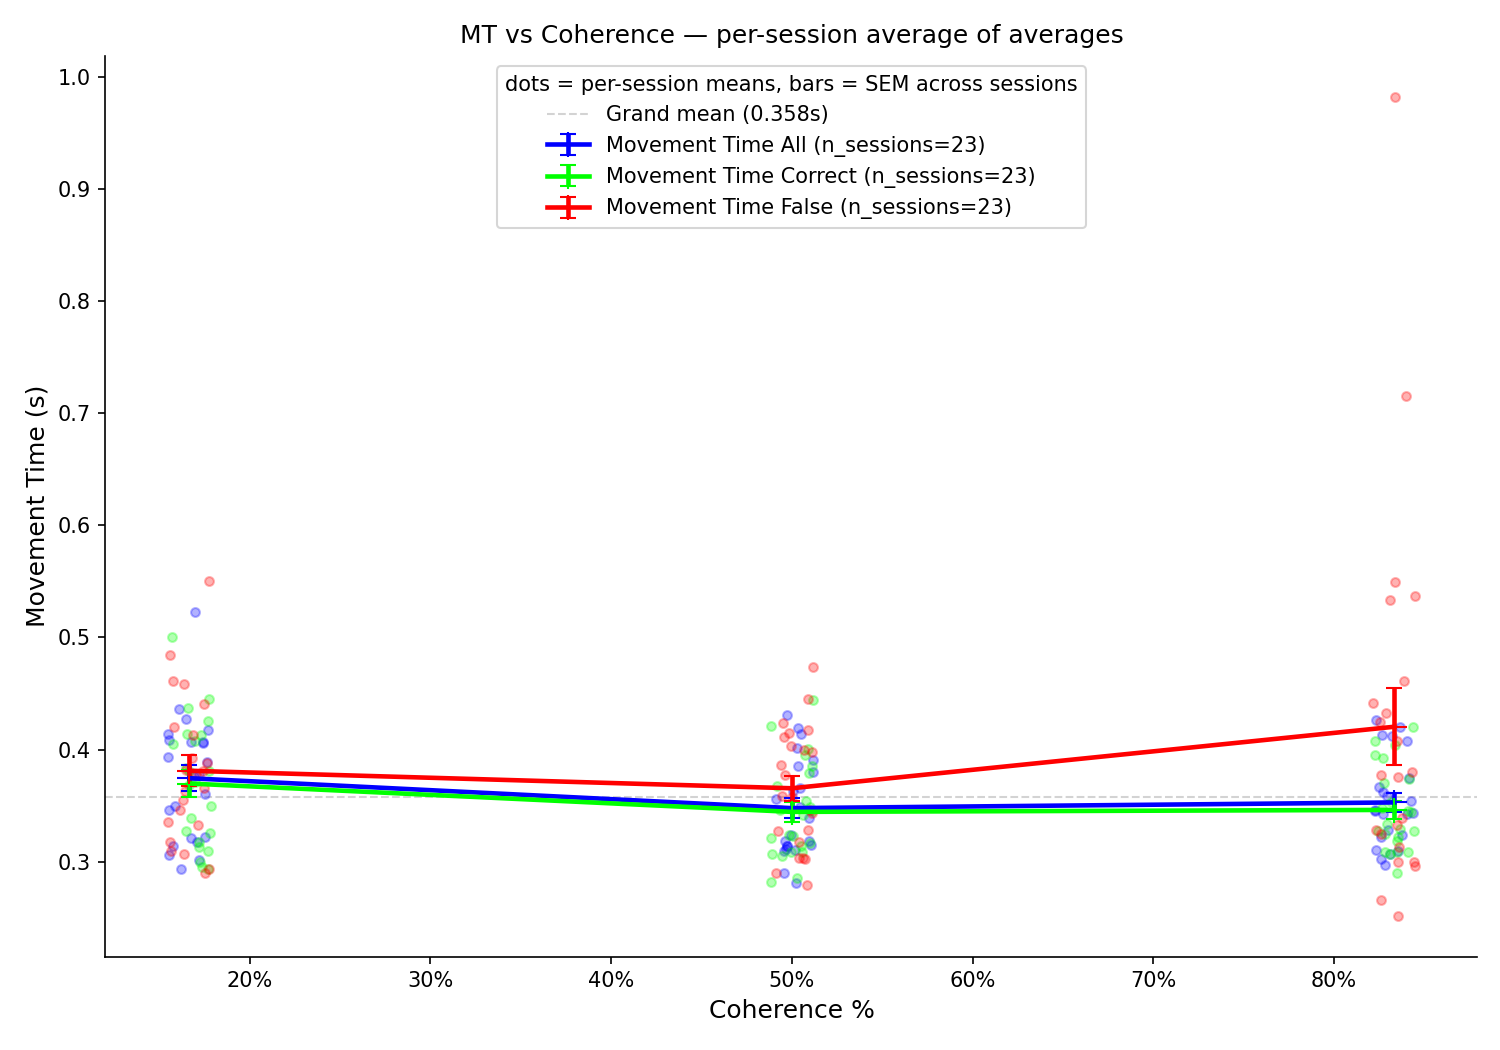

Recreate this plot in Python.
"""
Movement Time vs Coherence — layered.

Section A (original, commit fd8f19b): per-trial aggregation, SEM across trials.
                                      Recreates the published GP4 2P figure.
Section B (additions): supervisor revisions + trim-methods comparison.
  - Flag stalled trials (Sampling > 4.5 s)
  - Histogram of raw MT with chosen trim cutoffs
  - Comparison of 4 trimming methods (percentile, z-score, MAD, Tukey IQR)
  - Per-session aggregation (SEM across sessions, not trials)
  - Per-session sanity-check grid

Figures produced:
  movement_time_vs_coherence_orig.png   — Section A (per-trial, ORIGINAL)
  movement_time_histograms.png          — Section B Figure 1A
  trimming_methods_comparison.png       — Section B Figure 1B
  movement_time_vs_coherence.png        — Section B Figure 2B (per-session)
  movement_time_per_session.png         — Section B Figure 3

Data source:
    paper_fast_slow-main/data/2p/df_all_by_epoch_df_f_filtered.pkl
    Movement Time = duration of the "Movement to Lateral Port" epoch.
    Sampling Time = duration of the "Sampling" epoch.
    Coherence = |DV| * 100.
    Cohort = GP4 (6 mice, L2/3 calcium imaging). The "Rbp4_M2_1" slide is a
             DIFFERENT cohort whose per-trial MT is in a different data file.
"""

import pickle
from pathlib import Path

import matplotlib.pyplot as plt
import numpy as np
import pandas as pd


# ===========================================================================
# SECTION A — ORIGINAL (commit fd8f19b)
# ===========================================================================
# 1. Load data
# ---------------------------------------------------------------------------
HERE = Path(__file__).resolve().parent
DATA_FP = HERE / "paper_fast_slow-main" / "data" / "2p" / "df_all_by_epoch_df_f_filtered.pkl"

with open(DATA_FP, "rb") as f:
    df = pickle.load(f)

# Keep only the "Movement to Lateral Port" epoch rows: epoch_time IS the movement time.
mv_orig = df[df.epoch == "Movement to Lateral Port"].copy()
mv_orig = mv_orig[mv_orig.ChoiceCorrect.notnull()]
mv_orig["MT"] = mv_orig.epoch_time
mv_orig["DVabs"] = mv_orig.DV.abs()


# Drop the long tail of distracted/aborted trials.
def _trim_tails(g, lo=1, hi=99):
    qlo, qhi = np.percentile(g.MT, [lo, hi])
    return g[(g.MT >= qlo) & (g.MT <= qhi)]


# 2. Bin by coherence (3 equal-width bins on |DV|)
BIN_EDGES = np.array([0.0, 1.0 / 3.0, 2.0 / 3.0, 1.01])
BIN_MIDS_PCT = (BIN_EDGES[:-1] + np.minimum(BIN_EDGES[1:], 1.0)) / 2 * 100
BIN_LABELS = [f"{lo*100:.0f}–{min(hi,1.0)*100:.0f}%"
              for lo, hi in zip(BIN_EDGES[:-1], BIN_EDGES[1:])]
mv_orig["Bin"] = pd.cut(mv_orig.DVabs, BIN_EDGES, include_lowest=True, labels=False)

# Trim per-bin
mv_orig = mv_orig.groupby("Bin", group_keys=False).apply(_trim_tails, include_groups=False)
mv_orig["Bin"] = pd.cut(mv_orig.DVabs, BIN_EDGES, include_lowest=True, labels=False)


# 3. Compute per-bin mean and SEM for each series
def stats(group_df):
    return pd.Series({"mean": group_df.MT.mean(),
                      "sem":  group_df.MT.sem()})


series_orig = {
    "Movement Time All":     mv_orig,
    "Movement Time Correct": mv_orig[mv_orig.ChoiceCorrect == 1],
    "Movement Time False":   mv_orig[mv_orig.ChoiceCorrect == 0],
}
colors_orig = {
    "Movement Time All":     "blue",
    "Movement Time Correct": "lime",
    "Movement Time False":   "red",
}


# 4. Plot — ORIGINAL figure
fig_orig, ax_orig = plt.subplots(figsize=(10, 7))
for name, sub in series_orig.items():
    s = sub.groupby("Bin").apply(stats, include_groups=False).sort_index()
    n_total = len(sub)
    ax_orig.errorbar(BIN_MIDS_PCT, s["mean"].values, yerr=s["sem"].values,
                     fmt="-+", capsize=0, linewidth=2, markersize=10,
                     color=colors_orig[name],
                     label=f"{name} ({n_total:,} pts)")
ax_orig.set_xlabel("Coherence %", fontsize=12)
ax_orig.set_ylabel("Movement Time (S)", fontsize=12)
ax_orig.set_xticks(np.arange(20, 90, 10))
ax_orig.set_xticklabels([f"{t}%" for t in np.arange(20, 90, 10)])
ax_orig.spines["top"].set_visible(False)
ax_orig.spines["right"].set_visible(False)
ax_orig.legend(loc="upper center", frameon=True, fontsize=10)
ax_orig.set_title("ORIGINAL: Movement Time vs Coherence (per-trial aggregation)")
plt.tight_layout()
ORIG_OUT = HERE / "movement_time_vs_coherence_orig.png"
plt.savefig(ORIG_OUT, dpi=150)
print(f"Saved: {ORIG_OUT}")

print("\nORIGINAL per-bin summary (n=trials):")
for name, sub in series_orig.items():
    s = sub.groupby("Bin").apply(stats, include_groups=False).sort_index()
    counts = sub.groupby("Bin").size()
    print(f"  {name}  (total={len(sub):,})")
    for b in s.index:
        print(f"    bin {b} (~{BIN_MIDS_PCT[int(b)]:.1f}%): "
              f"mean={s.loc[b,'mean']:.3f}s, sem={s.loc[b,'sem']:.3f}s, n={counts.loc[b]}")


# ===========================================================================
# SECTION B — ADDITIONS (revision 1 + revision 2)
# ===========================================================================
# Reload + flag stalled. We keep the original mv_orig untouched above; here we
# build a fresh mv that also carries the SamplingTime so we can flag stalled trials.
# ---------------------------------------------------------------------------
TRIAL_KEY = ["Name", "Date", "SessionNum", "TrialNumber"]
samp = (df[df.epoch == "Sampling"][TRIAL_KEY + ["epoch_time"]]
        .rename(columns={"epoch_time": "SamplingTime"}))

mv = df[df.epoch == "Movement to Lateral Port"].copy()
mv = mv[mv.ChoiceCorrect.notnull()]
mv["MT"] = mv.epoch_time
mv["DVabs"] = mv.DV.abs()
mv = mv.merge(samp, on=TRIAL_KEY, how="left")
STALL_THRESH = 4.5
mv["stalled"] = mv.SamplingTime > STALL_THRESH
mv["Bin"] = pd.cut(mv.DVabs, BIN_EDGES, include_lowest=True, labels=False).astype(int)


# ---------------------------------------------------------------------------
# Cutoffs per bin under 4 trim methods, computed on non-stalled trials
# ---------------------------------------------------------------------------
_clean = mv[~mv.stalled]


def percentile_cutoffs(s, lo=1, hi=99):
    return np.percentile(s, lo), np.percentile(s, hi)


def zscore_cutoffs(s, k=3):
    m, sd = s.mean(), s.std(ddof=1)
    return m - k * sd, m + k * sd


def mad_cutoffs(s, k=3):
    med = np.median(s)
    mad = np.median(np.abs(s - med)) * 1.4826
    return med - k * mad, med + k * mad


def iqr_cutoffs(s, k=1.5):
    q1, q3 = np.percentile(s, [25, 75])
    iqr = q3 - q1
    return q1 - k * iqr, q3 + k * iqr


trim_methods = {
    "percentile (1st–99th)":           percentile_cutoffs,
    "z-score (mean ± 3·σ)":            zscore_cutoffs,
    "MAD (median ± 3·MAD)":            mad_cutoffs,
    "Tukey (Q1−1.5·IQR, Q3+1.5·IQR)":  iqr_cutoffs,
}
trim_colors = {
    "percentile (1st–99th)":           "black",
    "z-score (mean ± 3·σ)":            "tab:red",
    "MAD (median ± 3·MAD)":            "tab:green",
    "Tukey (Q1−1.5·IQR, Q3+1.5·IQR)":  "tab:purple",
}
cutoffs_all = {name: _clean.groupby("Bin")["MT"].apply(
                  lambda s, fn=fn: pd.Series(fn(s), index=["lo", "hi"]))
                  .unstack()
               for name, fn in trim_methods.items()}
cutoffs = cutoffs_all["percentile (1st–99th)"]
TRIM_LO, TRIM_HI = 1, 99


# ===========================================================================
# FIGURE 1A — Raw MT histograms with the chosen (percentile) cutoffs
# ===========================================================================
fig1, axes = plt.subplots(1, 3, figsize=(15, 4.8), sharey=True)
HIST_BINS = np.linspace(0, 5, 80)
for b, ax in enumerate(axes):
    sub = mv[mv.Bin == b]
    ok  = sub[~sub.stalled].MT.values
    bad = sub[ sub.stalled].MT.values
    ax.hist(ok, bins=HIST_BINS, color="steelblue", alpha=0.85,
            label=f"normal (n={len(ok):,})")
    if len(bad):
        ax.hist(bad, bins=HIST_BINS, color="crimson", alpha=0.95,
                label=f"sampling>{STALL_THRESH}s (n={len(bad):,})")
    ax.set_yscale("log")
    ax.set_ylim(0.7, None)
    lo, hi = cutoffs.loc[b, "lo"], cutoffs.loc[b, "hi"]
    for x, lbl in [(lo, f"{TRIM_LO}th pct"), (hi, f"{TRIM_HI}th pct")]:
        ax.axvline(x, color="black", linestyle="--", linewidth=1.3)
        ax.text(x, ax.get_ylim()[1] * 0.6, f" {lbl}: {x:.2f}s",
                rotation=90, va="top", ha="left", fontsize=8,
                bbox=dict(boxstyle="round,pad=0.15", fc="white", ec="none", alpha=0.7))
    n_lo = (ok < lo).sum()
    n_hi = (ok > hi).sum()
    ax.set_title(f"Coherence {BIN_LABELS[b]}  (mid {BIN_MIDS_PCT[b]:.0f}%)\n"
                 f"trimmed: {n_lo} below, {n_hi} above", fontsize=10)
    ax.set_xlabel("Movement Time (s)")
    if b == 0:
        ax.set_ylabel("# trials (raw, pre-trim, log scale)")
    ax.spines["top"].set_visible(False)
    ax.spines["right"].set_visible(False)
    ax.legend(fontsize=8, loc="upper right")
fig1.suptitle("Raw MT distribution per coherence bin — chosen trim (1st/99th pct)",
              fontsize=12, y=1.02)
fig1.tight_layout()
HIST_OUT = HERE / "movement_time_histograms.png"
fig1.savefig(HIST_OUT, dpi=150, bbox_inches="tight")
print(f"Saved: {HIST_OUT}")


# ===========================================================================
# FIGURE 1B — Trimming methods comparison
# ===========================================================================
fig1b, axes1b = plt.subplots(1, 3, figsize=(16, 5), sharey=True)
for b, ax in enumerate(axes1b):
    sub = mv[mv.Bin == b]
    ok = sub[~sub.stalled].MT.values
    ax.hist(ok, bins=HIST_BINS, color="lightgray", alpha=0.95,
            label=f"raw MT (n={len(ok):,})")
    ax.set_yscale("log")
    ax.set_ylim(0.7, None)
    for mname in trim_methods.keys():
        lo, hi = cutoffs_all[mname].loc[b, ["lo", "hi"]]
        col = trim_colors[mname]
        ax.axvline(lo, color=col, linestyle="--", linewidth=1.4, alpha=0.9)
        ax.axvline(hi, color=col, linestyle="--", linewidth=1.4, alpha=0.9,
                   label=f"{mname}  [{lo:.2f}, {hi:.2f}]")
    ax.set_title(f"Coherence {BIN_LABELS[b]}  (mid {BIN_MIDS_PCT[b]:.0f}%)", fontsize=10)
    ax.set_xlabel("Movement Time (s)")
    if b == 0:
        ax.set_ylabel("# trials (raw, pre-trim, log scale)")
    ax.spines["top"].set_visible(False)
    ax.spines["right"].set_visible(False)
    ax.legend(fontsize=7, loc="upper right")
fig1b.suptitle("Trimming methods comparison — where each method would cut",
               fontsize=12, y=1.02)
fig1b.tight_layout()
TRIM_CMP_OUT = HERE / "trimming_methods_comparison.png"
fig1b.savefig(TRIM_CMP_OUT, dpi=150, bbox_inches="tight")
print(f"Saved: {TRIM_CMP_OUT}")


# ---------------------------------------------------------------------------
# Apply chosen trim + drop stalled
# ---------------------------------------------------------------------------
mv_clean = mv[~mv.stalled].copy()


def _within_cutoffs(g):
    lo, hi = cutoffs.loc[g.name, "lo"], cutoffs.loc[g.name, "hi"]
    return g[(g.MT >= lo) & (g.MT <= hi)]


mv_trim = mv_clean.groupby("Bin", group_keys=False).apply(_within_cutoffs)
print(f"\nADDITIONS — Trials dropped:")
print(f"  stalled (Sampling>{STALL_THRESH}s): {mv.stalled.sum()}")
print(f"  per-bin tail trim:                 {len(mv_clean) - len(mv_trim)}")
print(f"  remaining for aggregate figures:   {len(mv_trim):,}")


# ===========================================================================
# FIGURE 2B — Per-session aggregation, SEM across sessions
# ===========================================================================
SERIES = {
    "All":     mv_trim,
    "Correct": mv_trim[mv_trim.ChoiceCorrect == 1],
    "False":   mv_trim[mv_trim.ChoiceCorrect == 0],
}
COLORS = {"All": "blue", "Correct": "limegreen", "False": "red"}
SESSION_KEY = ["Name", "Date", "SessionNum"]


def session_means(sub):
    return (sub.groupby(SESSION_KEY + ["Bin"])["MT"].mean()
               .reset_index().rename(columns={"MT": "MT_session_mean"}))


fig2, ax = plt.subplots(figsize=(10, 7))
summary_rows = []
rng = np.random.default_rng(0)
for name, sub in SERIES.items():
    sm = session_means(sub)
    g  = sm.groupby("Bin")["MT_session_mean"].agg(
            mean="mean",
            sem=lambda s: s.std(ddof=1) / np.sqrt(len(s)),
            n_sessions="count")
    for b in g.index:
        ys = sm[sm.Bin == b]["MT_session_mean"].values
        xs = BIN_MIDS_PCT[b] + rng.uniform(-1.2, 1.2, size=len(ys))
        ax.scatter(xs, ys, s=18, color=COLORS[name], alpha=0.30, zorder=1)
    ax.errorbar(BIN_MIDS_PCT, g["mean"].values, yerr=g["sem"].values,
                fmt="-+", capsize=4, linewidth=2.2, markersize=12,
                color=COLORS[name],
                label=f"Movement Time {name} (n_sessions={int(g['n_sessions'].iloc[0])})",
                zorder=3)
    for b in g.index:
        summary_rows.append((name, int(b), BIN_MIDS_PCT[b],
                             g.loc[b, "mean"], g.loc[b, "sem"],
                             int(g.loc[b, "n_sessions"])))
ax.set_xlabel("Coherence %", fontsize=12)
ax.set_ylabel("Movement Time (s)", fontsize=12)
ax.set_xticks(np.arange(20, 90, 10))
ax.set_xticklabels([f"{t}%" for t in np.arange(20, 90, 10)])
ax.spines["top"].set_visible(False)
ax.spines["right"].set_visible(False)
ax.legend(loc="upper center", frameon=True, fontsize=10,
          title="dots = per-session means, bars = SEM across sessions")
ax.set_title("Movement Time vs Coherence — SUPERVISOR method (per-session)",
             fontsize=12)
fig2.tight_layout()
MAIN_OUT = HERE / "movement_time_vs_coherence.png"
fig2.savefig(MAIN_OUT, dpi=150)
print(f"Saved: {MAIN_OUT}")


# ===========================================================================
# FIGURE 3 — Per-session sanity-check grid
# ===========================================================================
sessions = (mv_trim[SESSION_KEY].drop_duplicates()
            .sort_values(SESSION_KEY).reset_index(drop=True))
n_sess = len(sessions)
ncols = 5
nrows = int(np.ceil(n_sess / ncols))
fig3, axes3 = plt.subplots(nrows, ncols, figsize=(ncols * 3.0, nrows * 2.4),
                           sharex=True, sharey=True)
axes3 = np.atleast_2d(axes3)
for i, (_, srow) in enumerate(sessions.iterrows()):
    ax = axes3[i // ncols, i % ncols]
    sess_mask = ((mv_trim.Name == srow.Name)
                 & (mv_trim.Date == srow.Date)
                 & (mv_trim.SessionNum == srow.SessionNum))
    s_mv = mv_trim[sess_mask]
    for sname, scolor in COLORS.items():
        if sname == "All":     sub = s_mv
        elif sname == "Correct": sub = s_mv[s_mv.ChoiceCorrect == 1]
        else:                   sub = s_mv[s_mv.ChoiceCorrect == 0]
        m = sub.groupby("Bin")["MT"].mean()
        ax.plot(BIN_MIDS_PCT[m.index], m.values, "-o",
                color=scolor, markersize=4, linewidth=1.2)
    date_str = pd.to_datetime(srow.Date).strftime("%Y-%m-%d") \
               if not isinstance(srow.Date, str) else str(srow.Date)
    ax.set_title(f"{srow.Name} | {date_str} | s{srow.SessionNum} (n={len(s_mv)})",
                 fontsize=8)
    ax.spines["top"].set_visible(False)
    ax.spines["right"].set_visible(False)
    ax.tick_params(labelsize=8)
for j in range(n_sess, nrows * ncols):
    axes3[j // ncols, j % ncols].axis("off")
for ax in axes3[-1, :]:
    ax.set_xlabel("Coherence %", fontsize=9)
for ax in axes3[:, 0]:
    ax.set_ylabel("MT (s)", fontsize=9)
handles = [plt.Line2D([0], [0], color=c, marker="o", markersize=5, label=n)
           for n, c in COLORS.items()]
fig3.legend(handles=handles, loc="lower right", ncol=3, frameon=False,
            bbox_to_anchor=(0.98, 0.005))
fig3.suptitle(f"MT vs Coherence — per-session sanity check ({n_sess} sessions)",
              fontsize=12, y=1.00)
fig3.tight_layout()
PER_SESS_OUT = HERE / "movement_time_per_session.png"
fig3.savefig(PER_SESS_OUT, dpi=150, bbox_inches="tight")
print(f"Saved: {PER_SESS_OUT}")


print("\nSUPERVISOR per-session summary (mean of session means ± SEM across sessions):")
hdr = f"  {'series':<8} {'bin':>3} {'coh%':>5}  {'mean(s)':>8}  {'SEM(s)':>7}  {'n_sess':>6}"
print(hdr); print("  " + "-" * (len(hdr) - 2))
for name, b, mid, m, se, ns in summary_rows:
    print(f"  {name:<8} {b:>3} {mid:>4.1f}%  {m:>8.3f}  {se:>7.3f}  {ns:>6}")


# ===========================================================================
# SECTION C — MODIFICATIONS
# ===========================================================================

# ---------------------------------------------------------------------------
# Check for trial duplication in the samp merge
# ---------------------------------------------------------------------------
# The merge(samp, on=TRIAL_KEY, how="left") can produce duplicate rows if a
# trial has more than one "Sampling" epoch entry in df. Deduplicate samp so
# each TRIAL_KEY appears exactly once before merging.
# (Original samp construction left above untouched; we build a clean version.)

samp_dedup = (df[df.epoch == "Sampling"][TRIAL_KEY + ["epoch_time"]]
              .rename(columns={"epoch_time": "SamplingTime"})
              .groupby(TRIAL_KEY, as_index=False)["SamplingTime"].mean())

mv_check = df[df.epoch == "Movement to Lateral Port"].copy()
mv_check = mv_check[mv_check.ChoiceCorrect.notnull()]
mv_check["MT"] = mv_check.epoch_time
mv_check["DVabs"] = mv_check.DV.abs()
mv_check = mv_check.merge(samp_dedup, on=TRIAL_KEY, how="left")
mv_check["stalled"] = mv_check.SamplingTime > STALL_THRESH
mv_check["Bin"] = pd.cut(mv_check.DVabs, BIN_EDGES, include_lowest=True, labels=False).astype(int)

print(f"\nDuplication check — trials before dedup merge: {len(mv):,}, after: {len(mv_check):,}")
if len(mv_check) != len(mv):
    print("  WARNING: duplication found in original samp merge — using deduped version below.")
else:
    print("  OK: no duplication detected.")

# Use mv_check as the clean base for all modified figures
_clean_c = mv_check[~mv_check.stalled]
cutoffs_c = {name: _clean_c.groupby("Bin")["MT"].apply(
                 lambda s, fn=fn: pd.Series(fn(s), index=["lo", "hi"]))
                 .unstack()
              for name, fn in trim_methods.items()}
cutoffs_pct = cutoffs_c["percentile (1st–99th)"]


# ===========================================================================
# FIGURE 1A MODIFIED — Extended x-axis (0–10.1 s), consistent bin step 0.1 s
# Vertical bars show exact 1st & 99th percentile cut positions.
# ===========================================================================

# MODIFIED: extended range to reveal the full tail beyond the 5-s stimulus cap

HIST_BINS_EXT = np.arange(0, 10.1, 0.1)

fig1m, axes1m = plt.subplots(1, 3, figsize=(18, 4.8), sharey=True)
for b, ax in enumerate(axes1m):
    sub = mv_check[mv_check.Bin == b]
    ok  = sub[~sub.stalled].MT.values
    bad = sub[ sub.stalled].MT.values
    ax.hist(ok, bins=HIST_BINS_EXT, color="steelblue", alpha=0.85,
            label=f"normal (n={len(ok):,})")
    if len(bad):
        ax.hist(bad, bins=HIST_BINS_EXT, color="crimson", alpha=0.95,
                label=f"sampling>{STALL_THRESH}s (n={len(bad):,})")
    ax.set_yscale("log")
    ax.set_ylim(0.7, None)

    lo1, hi99 = cutoffs_pct.loc[b, "lo"], cutoffs_pct.loc[b, "hi"]
    n_lo = (ok < lo1).sum()
    n_hi = (ok > hi99).sum()

    ax.axvline(lo1, color="black", linestyle="--", linewidth=1.5,
               label=f"1st pct: {lo1:.2f}s (n={n_lo})")
    ax.axvline(hi99, color="darkorange", linestyle="--", linewidth=1.5,
               label=f"99th pct: {hi99:.2f}s (n={n_hi})")

    # shade the trimmed regions
    ax.axvspan(0, lo1, color="black", alpha=0.07)
    ax.axvspan(hi99, 10.1, color="darkorange", alpha=0.07)

    n_beyond5 = (ok > 5.0).sum()
    ax.set_title(f"Coherence {BIN_LABELS[b]}  (mid {BIN_MIDS_PCT[b]:.0f}%)\n"
                 f"trimmed: {n_lo} below 1st, {n_hi} above 99th | "
                 f"{n_beyond5} trials > 5 s", fontsize=9)
    ax.set_xlabel("Movement Time (s)")
    ax.set_xlim(0, 10.1)
    if b == 0:
        ax.set_ylabel("# trials (raw, pre-trim, log scale)")
    ax.spines["top"].set_visible(False)
    ax.spines["right"].set_visible(False)
    ax.legend(fontsize=7.5, loc="upper right")

fig1m.suptitle("Raw MT distribution — extended range 0–10.1 s, binwidth 0.1 s\n"
               "(vertical bars = exact 1st / 99th percentile cut positions)",
               fontsize=12, y=1.03)
fig1m.tight_layout()
HIST_EXT_OUT = HERE / "movement_time_histograms_extended.png"
fig1m.savefig(HIST_EXT_OUT, dpi=150, bbox_inches="tight")
print(f"Saved: {HIST_EXT_OUT}")


# ===========================================================================
# FIGURE 1A MODIFIED v2 — Normalized (density), full range 0–10.1 s,
# only 99th percentile shown (1st percentile NOT applied).
# ===========================================================================

# MODIFIED: normalized density view, no 1st-percentile cut, 99th pct only

fig1n, axes1n = plt.subplots(1, 3, figsize=(18, 4.8), sharey=True)
for b, ax in enumerate(axes1n):
    sub = mv_check[mv_check.Bin == b]
    ok  = sub[~sub.stalled].MT.values
    bad = sub[ sub.stalled].MT.values

    # normalized so the full distribution is visible regardless of bin size
    ax.hist(ok, bins=HIST_BINS_EXT, color="steelblue", alpha=0.85, density=True,
            label=f"normal (n={len(ok):,})")
    if len(bad):
        ax.hist(bad, bins=HIST_BINS_EXT, color="crimson", alpha=0.70, density=True,
                label=f"sampling>{STALL_THRESH}s (n={len(bad):,})")

    hi99 = cutoffs_pct.loc[b, "hi"]
    n_hi = (ok > hi99).sum()
    ax.axvline(hi99, color="darkorange", linestyle="--", linewidth=1.8,
               label=f"99th pct: {hi99:.2f}s (n={n_hi})")
    ax.axvspan(hi99, 10.1, color="darkorange", alpha=0.07)

    n_beyond5 = (ok > 5.0).sum()
    ax.set_title(f"Coherence {BIN_LABELS[b]}  (mid {BIN_MIDS_PCT[b]:.0f}%)\n"
                 f"{n_hi} above 99th pct | {n_beyond5} trials > 5 s", fontsize=9)
    ax.set_xlabel("Movement Time (s)")
    ax.set_xlim(0, 10.1)
    if b == 0:
        ax.set_ylabel("Probability density")
    ax.spines["top"].set_visible(False)
    ax.spines["right"].set_visible(False)
    ax.legend(fontsize=7.5, loc="upper right")

fig1n.suptitle("Raw MT distribution — normalized density, full range 0–10.1 s\n"
               "(1st percentile NOT removed; only 99th percentile cut shown)",
               fontsize=12, y=1.03)
fig1n.tight_layout()
HIST_NORM_OUT = HERE / "movement_time_histograms_normalized.png"
fig1n.savefig(HIST_NORM_OUT, dpi=150, bbox_inches="tight")
print(f"Saved: {HIST_NORM_OUT}")


# ===========================================================================
# FIGURE 2B MODIFIED — Per-session aggregation using deduped data
# (average of averages, SEM across sessions)
# ===========================================================================

# MODIFIED: uses deduped samp merge; trim applied with per-bin cutoffs

mv_clean_c = mv_check[~mv_check.stalled].copy()


def _within_cutoffs_c(g):
    lo_c, hi_c = cutoffs_pct.loc[g.name, "lo"], cutoffs_pct.loc[g.name, "hi"]
    return g[(g.MT >= lo_c) & (g.MT <= hi_c)]


mv_trim_c = mv_clean_c.groupby("Bin", group_keys=False).apply(_within_cutoffs_c)

SERIES_C = {
    "All":     mv_trim_c,
    "Correct": mv_trim_c[mv_trim_c.ChoiceCorrect == 1],
    "False":   mv_trim_c[mv_trim_c.ChoiceCorrect == 0],
}

fig2m, ax2m = plt.subplots(figsize=(10, 7))
summary_rows_c = []
rng_c = np.random.default_rng(0)
for name, sub in SERIES_C.items():
    sm = session_means(sub)
    g  = sm.groupby("Bin")["MT_session_mean"].agg(
            mean="mean",
            sem=lambda s: s.std(ddof=1) / np.sqrt(len(s)),
            n_sessions="count")
    for b in g.index:
        ys = sm[sm.Bin == b]["MT_session_mean"].values
        xs = BIN_MIDS_PCT[b] + rng_c.uniform(-1.2, 1.2, size=len(ys))
        ax2m.scatter(xs, ys, s=18, color=COLORS[name], alpha=0.30, zorder=1)
    ax2m.errorbar(BIN_MIDS_PCT, g["mean"].values, yerr=g["sem"].values,
                  fmt="-+", capsize=4, linewidth=2.2, markersize=12,
                  color=COLORS[name],
                  label=f"Movement Time {name} (n_sessions={int(g['n_sessions'].iloc[0])})",
                  zorder=3)
    for b in g.index:
        summary_rows_c.append((name, int(b), BIN_MIDS_PCT[b],
                               g.loc[b, "mean"], g.loc[b, "sem"],
                               int(g.loc[b, "n_sessions"])))
ax2m.set_xlabel("Coherence %", fontsize=12)
ax2m.set_ylabel("Movement Time (s)", fontsize=12)
ax2m.set_xticks(np.arange(20, 90, 10))
ax2m.set_xticklabels([f"{t}%" for t in np.arange(20, 90, 10)])
ax2m.spines["top"].set_visible(False)
ax2m.spines["right"].set_visible(False)
ax2m.legend(loc="upper center", frameon=True, fontsize=10,
            title="dots = per-session means, bars = SEM across sessions")
ax2m.set_title("Movement Time vs Coherence — per-session average of averages\n"
               "(dedup-checked merge)", fontsize=12)
fig2m.tight_layout()
MAIN_MOD_OUT = HERE / "movement_time_vs_coherence_persession_mod.png"
fig2m.savefig(MAIN_MOD_OUT, dpi=150)
print(f"Saved: {MAIN_MOD_OUT}")


# ===========================================================================
# FIGURE 4 — Sampling Time vs Movement Time scatter (per difficulty level)
# One panel per coherence bin (Easy / Medium / Hard)
# Color: correct = green, incorrect = red
# Linear fit per panel
# ===========================================================================

# MODIFIED: new behavioral correlation plot

DIFF_LABELS = ["Easy", "Medium", "Hard"]
# Easy = lowest coherence bin (0), Hard = highest (2)
# (BIN_LABELS[0] = 0–33%, BIN_LABELS[2] = 67–100%)

fig4, axes4 = plt.subplots(1, 3, figsize=(18, 5.5))

for b, ax in enumerate(axes4):
    sub = mv_trim_c[mv_trim_c.Bin == b].dropna(subset=["SamplingTime", "MT"])
    correct = sub[sub.ChoiceCorrect == 1]
    wrong   = sub[sub.ChoiceCorrect == 0]

    ax.scatter(correct.SamplingTime, correct.MT,
               c="green", s=10, alpha=0.35, linewidths=0,
               label=f"Correct (n={len(correct):,})")
    ax.scatter(wrong.SamplingTime, wrong.MT,
               c="red", s=10, alpha=0.35, linewidths=0,
               label=f"Incorrect (n={len(wrong):,})")

    # Linear fit on all trials in this bin
    x_all = sub.SamplingTime.values
    y_all = sub.MT.values
    if len(x_all) > 1:
        coeffs = np.polyfit(x_all, y_all, 1)
        x_fit  = np.array([x_all.min(), x_all.max()])
        y_fit  = np.polyval(coeffs, x_fit)
        # Pearson r for annotation
        r = np.corrcoef(x_all, y_all)[0, 1]
        ax.plot(x_fit, y_fit, color="black", linewidth=1.8,
                label=f"Linear fit  r={r:.3f}")

    ax.set_xlabel("Sampling Time (s)", fontsize=11)
    ax.set_ylabel("Movement Time (s)", fontsize=11)
    ax.set_title(f"{DIFF_LABELS[b]}  —  Coherence {BIN_LABELS[b]}\n"
                 f"(n={len(sub):,} trials)", fontsize=10)
    ax.spines["top"].set_visible(False)
    ax.spines["right"].set_visible(False)
    ax.legend(fontsize=8.5, loc="upper right", markerscale=2)

fig4.suptitle("Sampling Time vs Movement Time per difficulty level\n"
              "(correct = green, incorrect = red; black line = linear fit)",
              fontsize=12, y=1.02)
fig4.tight_layout()
SCATTER_OUT = HERE / "sampling_vs_movement_time.png"
fig4.savefig(SCATTER_OUT, dpi=150, bbox_inches="tight")
print(f"Saved: {SCATTER_OUT}")

print("\nSection C done.")


# ===========================================================================
# FIGURE 4 MODIFIED — Sampling Time vs Movement Time scatter
# Consistent y-axis across panels (sharey=True)
# Outliers removed: MT already trimmed at 99th pct per bin via mv_trim_c;
# additionally trim SamplingTime at 99th pct per bin for the scatter only.
# ===========================================================================

# MODIFIED: shared y-axis + SamplingTime outlier trim

# Compute 99th pct of SamplingTime per bin (on the already-MT-trimmed data)
st_hi = mv_trim_c.groupby("Bin")["SamplingTime"].quantile(0.99)

fig4m, axes4m = plt.subplots(1, 3, figsize=(18, 5.5), sharey=True)

for b, ax in enumerate(axes4m):
    sub = mv_trim_c[mv_trim_c.Bin == b].dropna(subset=["SamplingTime", "MT"])
    # Remove SamplingTime outliers (99th pct per bin)
    sub = sub[sub.SamplingTime <= st_hi[b]]

    correct = sub[sub.ChoiceCorrect == 1]
    wrong   = sub[sub.ChoiceCorrect == 0]

    ax.scatter(correct.SamplingTime, correct.MT,
               c="green", s=10, alpha=0.35, linewidths=0,
               label=f"Correct (n={len(correct):,})")
    ax.scatter(wrong.SamplingTime, wrong.MT,
               c="red", s=10, alpha=0.35, linewidths=0,
               label=f"Incorrect (n={len(wrong):,})")

    x_all = sub.SamplingTime.values
    y_all = sub.MT.values
    if len(x_all) > 1:
        coeffs = np.polyfit(x_all, y_all, 1)
        x_fit  = np.array([x_all.min(), x_all.max()])
        r = np.corrcoef(x_all, y_all)[0, 1]
        ax.plot(x_fit, np.polyval(coeffs, x_fit), color="black", linewidth=1.8,
                label=f"Linear fit  r={r:.3f}")

    ax.set_xlabel("Sampling Time (s)", fontsize=11)
    if b == 0:
        ax.set_ylabel("Movement Time (s)", fontsize=11)
    ax.set_title(f"{DIFF_LABELS[b]}  —  Coherence {BIN_LABELS[b]}\n"
                 f"(n={len(sub):,} trials)", fontsize=10)
    ax.spines["top"].set_visible(False)
    ax.spines["right"].set_visible(False)
    ax.legend(fontsize=8.5, loc="upper right", markerscale=2)

fig4m.suptitle("Sampling Time vs Movement Time per difficulty level\n"
               "(correct = green, incorrect = red; black line = linear fit)",
               fontsize=12, y=1.02)
fig4m.tight_layout()
SCATTER_MOD_OUT = HERE / "sampling_vs_movement_time_mod.png"
fig4m.savefig(SCATTER_MOD_OUT, dpi=150, bbox_inches="tight")
print(f"Saved: {SCATTER_MOD_OUT}")

print("\nSection C + modifications done.")
